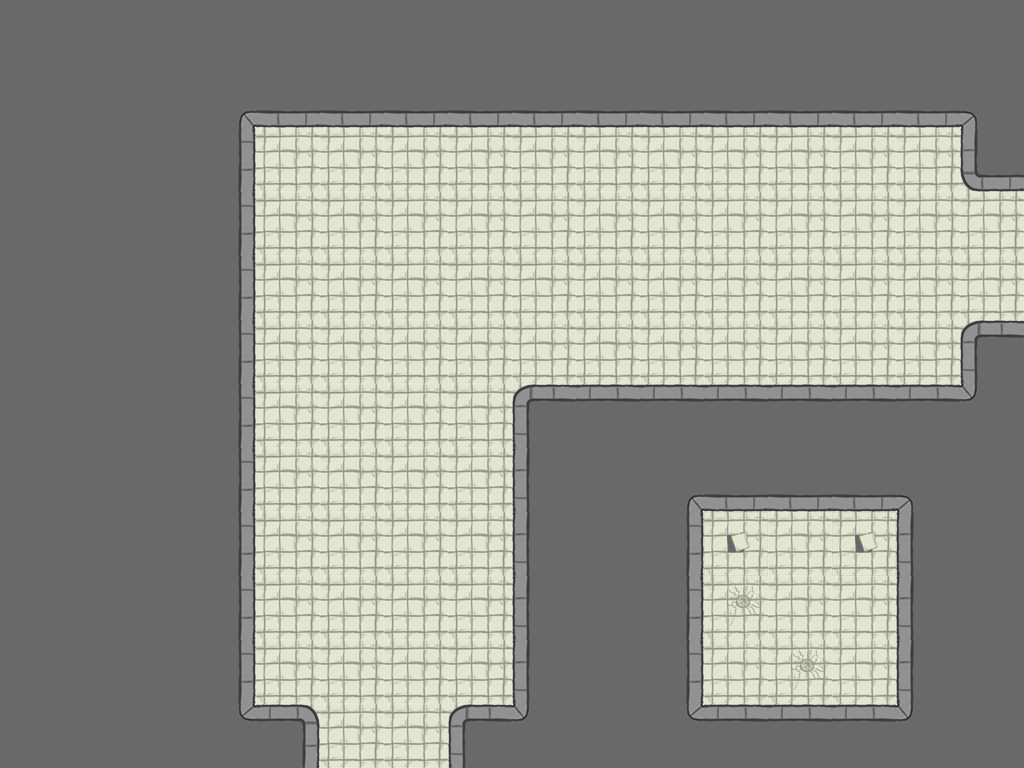

Rendered tile map (Tiled .tmx) drawn with the repository's tilesets; below, a short description and the full map source, tile grids included:
An orthogonal 16x12 tile map with 64x64 px tiles, 1 tile layer (Tiles) and 7 objects (2x ProximityMine, 2x Door, GasVent, TurretTrack, Ambient).

<map version="1.0" orientation="orthogonal" width="16" height="12" tilewidth="64" tileheight="64">
 <tileset firstgid="1" name="tileset" tilewidth="64" tileheight="64">
  <image source="../TileSets/tileset.png" width="384" height="192" />
  <tile id="0">
   <properties>
    <property name="walkCost" value="100" />
   </properties>
  </tile>
  <tile id="1">
   <properties>
    <property name="walkCost" value="100" />
   </properties>
  </tile>
  <tile id="6">
   <properties>
    <property name="walkCost" value="100" />
   </properties>
  </tile>
 </tileset>
 <layer name="Tiles" width="16" height="12">
  <data>
   <tile gid="8" />
   <tile gid="8" />
   <tile gid="8" />
   <tile gid="8" />
   <tile gid="8" />
   <tile gid="8" />
   <tile gid="8" />
   <tile gid="8" />
   <tile gid="8" />
   <tile gid="8" />
   <tile gid="8" />
   <tile gid="8" />
   <tile gid="8" />
   <tile gid="8" />
   <tile gid="8" />
   <tile gid="8" />
   <tile gid="8" />
   <tile gid="8" />
   <tile gid="8" />
   <tile gid="17" />
   <tile gid="4" />
   <tile gid="4" />
   <tile gid="4" />
   <tile gid="4" />
   <tile gid="4" />
   <tile gid="4" />
   <tile gid="4" />
   <tile gid="4" />
   <tile gid="4" />
   <tile gid="4" />
   <tile gid="4" />
   <tile gid="16" />
   <tile gid="8" />
   <tile gid="8" />
   <tile gid="8" />
   <tile gid="5" />
   <tile gid="1" />
   <tile gid="1" />
   <tile gid="1" />
   <tile gid="1" />
   <tile gid="1" />
   <tile gid="1" />
   <tile gid="1" />
   <tile gid="1" />
   <tile gid="1" />
   <tile gid="1" />
   <tile gid="1" />
   <tile gid="11" />
   <tile gid="8" />
   <tile gid="8" />
   <tile gid="8" />
   <tile gid="5" />
   <tile gid="1" />
   <tile gid="1" />
   <tile gid="1" />
   <tile gid="1" />
   <tile gid="1" />
   <tile gid="1" />
   <tile gid="1" />
   <tile gid="1" />
   <tile gid="1" />
   <tile gid="1" />
   <tile gid="1" />
   <tile gid="1" />
   <tile gid="8" />
   <tile gid="8" />
   <tile gid="8" />
   <tile gid="5" />
   <tile gid="1" />
   <tile gid="1" />
   <tile gid="1" />
   <tile gid="1" />
   <tile gid="1" />
   <tile gid="1" />
   <tile gid="1" />
   <tile gid="1" />
   <tile gid="1" />
   <tile gid="1" />
   <tile gid="1" />
   <tile gid="1" />
   <tile gid="8" />
   <tile gid="8" />
   <tile gid="8" />
   <tile gid="5" />
   <tile gid="1" />
   <tile gid="1" />
   <tile gid="1" />
   <tile gid="1" />
   <tile gid="1" />
   <tile gid="1" />
   <tile gid="1" />
   <tile gid="1" />
   <tile gid="1" />
   <tile gid="1" />
   <tile gid="1" />
   <tile gid="10" />
   <tile gid="8" />
   <tile gid="8" />
   <tile gid="8" />
   <tile gid="5" />
   <tile gid="1" />
   <tile gid="1" />
   <tile gid="1" />
   <tile gid="1" />
   <tile gid="10" />
   <tile gid="3" />
   <tile gid="3" />
   <tile gid="3" />
   <tile gid="3" />
   <tile gid="3" />
   <tile gid="3" />
   <tile gid="15" />
   <tile gid="8" />
   <tile gid="8" />
   <tile gid="8" />
   <tile gid="5" />
   <tile gid="1" />
   <tile gid="1" />
   <tile gid="1" />
   <tile gid="1" />
   <tile gid="6" />
   <tile gid="8" />
   <tile gid="17" />
   <tile gid="4" />
   <tile gid="4" />
   <tile gid="4" />
   <tile gid="16" />
   <tile gid="8" />
   <tile gid="8" />
   <tile gid="8" />
   <tile gid="8" />
   <tile gid="5" />
   <tile gid="1" />
   <tile gid="1" />
   <tile gid="1" />
   <tile gid="1" />
   <tile gid="6" />
   <tile gid="8" />
   <tile gid="5" />
   <tile gid="7" />
   <tile gid="1" />
   <tile gid="7" />
   <tile gid="6" />
   <tile gid="8" />
   <tile gid="8" />
   <tile gid="8" />
   <tile gid="8" />
   <tile gid="5" />
   <tile gid="1" />
   <tile gid="1" />
   <tile gid="1" />
   <tile gid="1" />
   <tile gid="6" />
   <tile gid="8" />
   <tile gid="5" />
   <tile gid="2" />
   <tile gid="1" />
   <tile gid="1" />
   <tile gid="6" />
   <tile gid="8" />
   <tile gid="8" />
   <tile gid="8" />
   <tile gid="8" />
   <tile gid="5" />
   <tile gid="1" />
   <tile gid="1" />
   <tile gid="1" />
   <tile gid="1" />
   <tile gid="6" />
   <tile gid="8" />
   <tile gid="5" />
   <tile gid="1" />
   <tile gid="2" />
   <tile gid="1" />
   <tile gid="6" />
   <tile gid="8" />
   <tile gid="8" />
   <tile gid="8" />
   <tile gid="8" />
   <tile gid="18" />
   <tile gid="12" />
   <tile gid="1" />
   <tile gid="1" />
   <tile gid="10" />
   <tile gid="15" />
   <tile gid="8" />
   <tile gid="18" />
   <tile gid="3" />
   <tile gid="3" />
   <tile gid="3" />
   <tile gid="15" />
   <tile gid="8" />
  </data>
 </layer>
 <objectgroup name="Objects" width="16" height="12">
  <object name="GasVent" type="GasVent" x="791" y="169" width="64" height="64">
   <properties>
    <property name="shape" value="0" />
    <property name="timeOff" value="0" />
    <property name="timeOn" value="0" />
   </properties>
  </object>
  <object name="ProximityMine" type="ProximityMine" x="284" y="355" width="128" height="128">
   <properties>
    <property name="shape" value="1" />
    <property name="timeOff" value="0" />
    <property name="timeOn" value="0" />
   </properties>
  </object>
  <object name="DoorYellow" type="Door" x="956" y="225" width="64" height="64">
   <properties>
    <property name="direction" value="right" />
    <property name="locked" value="0" />
   </properties>
  </object>
  <object name="TurretTrack" type="TurretTrack" x="795" y="604" width="64" height="64">
   <properties>
    <property name="projectileType" value="3" />
    <property name="rateOfFire" value="3" />
    <property name="rateOfRotation" value="1" />
    <property name="timeFiring" value="5" />
    <property name="timeIdle" value="2" />
   </properties>
  </object>
  <object name="Puddle" type="Ambient" x="384" y="192" width="64" height="64">
   <properties>
    <property name="imageName" value="puddle" />
    <property name="width" value="64" />
   </properties>
  </object>
  <object name="ProximityMine" type="ProximityMine" x="528" y="227" width="128" height="128">
   <properties>
    <property name="shape" value="1" />
    <property name="timeOff" value="0" />
    <property name="timeOn" value="0" />
   </properties>
  </object>
  <object name="DoorYellow" type="Door" x="351" y="696" width="64" height="64">
   <properties>
    <property name="direction" value="down" />
    <property name="locked" value="0" />
   </properties>
  </object>
 </objectgroup>
</map>
